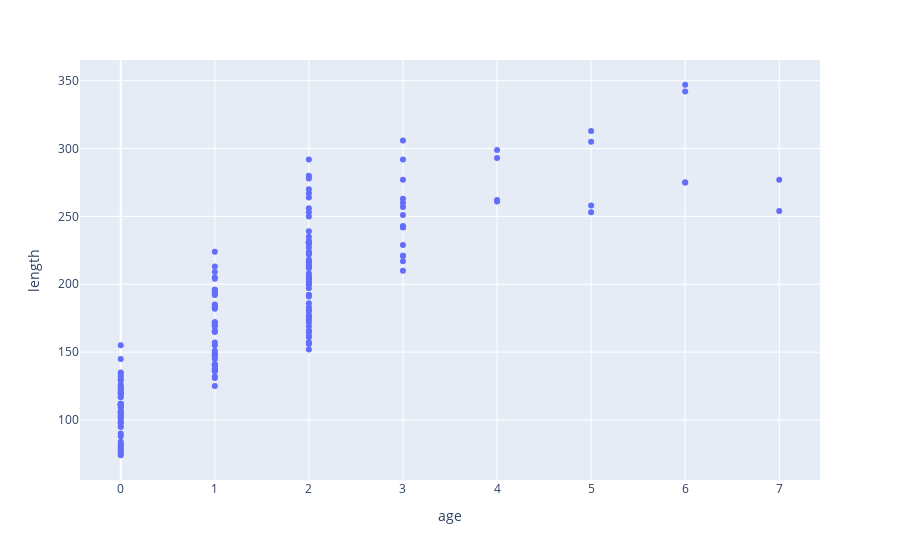

Notebook code cell kept with this figure:
### Code cell
px.scatter(df, x='age', y='length')

### Figure 1 — Plotly figure (JSON) as saved in the notebook; plotly's stock layout.template omitted (floating-point values rounded to 4 significant figures; data arrays with more than 128 entries replaced by an {"elided": "..."} marker saying what was removed)
{"data": [{"hovertemplate": "age=%{x}<br>length=%{y}<extra></extra>", "legendgroup": "", "marker": {"color": "#636efa", "symbol": "circle"}, "mode": "markers", "name": "", "orientation": "v", "showlegend": false, "type": "scatter", "x": {"elided": "186 int values"}, "xaxis": "x", "y": {"elided": "186 int values"}, "yaxis": "y"}], "layout": {"legend": {"tracegroupgap": 0}, "margin": {"t": 60}, "xaxis": {"anchor": "y", "domain": [0, 1], "title": {"text": "age"}}, "yaxis": {"anchor": "x", "domain": [0, 1], "title": {"text": "length"}}}}
